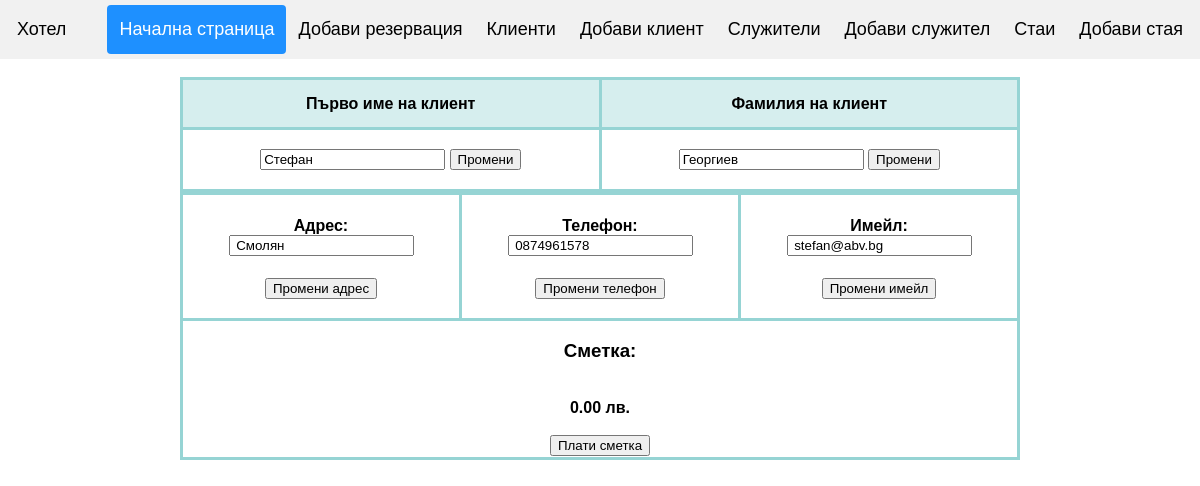
Page /showcldetails.php?id=5 on the committed database.
### tables this page shows
CREATE TABLE `client` (
  `id_client` int(11) NOT NULL,
  `client_fname` varchar(255) NOT NULL,
  `client_lname` varchar(255) NOT NULL,
  `client_address` varchar(255) NOT NULL,
  `client_phone` varchar(255) NOT NULL,
  `client_email` varchar(255) NOT NULL,
  `client_bill` decimal(12,2) NOT NULL
);

### showcldetails.php (the view, shortened to what this page needs)
<?php
include ('view/header.php');
?>
<!DOCTYPE html>
<html>
<head>
</head>
<body>
	<br>
	<table class="table">
		<thead>
			<tr style="height:50px">
				<th style="text-align:center;background-color: #D6EEEE">Първо име на клиент</th>
				<th style="text-align:center;background-color: #D6EEEE">Фамилия на клиент</th>
			</tr>
		</thead>
		<tbody>
			<?php
			if(isset($_GET['id'])){
				$id = mysqli_real_escape_string($conn, $_GET['id']);
				$sql = "SELECT * FROM client where id_client = $id";
				$query=mysqli_query($conn,$sql)or die(mysqli_error());
				while($row=mysqli_fetch_array($query)){
					?>
					<tr>
						<td style="text-align:center; ">
						<br>
						<form method="POST">
							<input type="text" id="client_fname" name="client_fname" value="<?php echo $row['client_fname'] ?>">
						<input type="submit" name="updatefname" value="Промени">
						<br><br>
					</form>
				</td>
				<td style="text-align:center; ">
					<br>
						<form method="POST">
							<input type="text" id="client_lname" name="client_lname" value="<?php echo $row['client_lname'] ?>">
						<input type="submit" name="updatelname" value="Промени">
						<br><br>
					</form>
				</td>
			</tr>
		<?php } } ?>
	</tbody>
</table>
<table class="table3">
	<form method="POST">
		<?php
		$id = mysqli_real_escape_string($conn, $_GET['id']);
		$sql = "SELECT * FROM client where id_client = $id";
		$query=mysqli_query($conn,$sql)or die(mysqli_error());
		while($row=mysqli_fetch_array($query)){
			?>
			<tr>
				<th>
					<h4>Адрес:
					<br>
					<form method="POST">
						<input type="text" id="client_address" name="client_address" value=" <?php echo $row['client_address']; ?>">
					</h4>
					<input type="submit" name="updateadd" value="Промени адрес">
					<br><br>
				</form>
				<th>
					<h4>Телефон:
					<br>
					<form method="POST">
						<input type="text" id="client_phone" name="client_phone" value=" <?php echo $row['client_phone']; ?>">
					</h4>
					<input type="submit" name="updateph" value="Промени телефон">
					<br><br>
			</th>
				<th>
					<h4>Имейл:
					<br>
					<form method="POST">
						<input type="text" id="client_email" name="client_email" value=" <?php echo $row['client_email']; ?>">
					</h4>
					<input type="submit" name="updateemail" value="Промени имейл">
					<br><br>
			</th>
		<tr>
			<th colspan="3">
				<form method="POST">
				<h3>Сметка:</h3>
				<br>
				<?php echo $row['client_bill']." лв."; ?>
				<br>
				<br>
				<input type="submit" name="paybill" value="Плати сметка">
			</form>
			</th>
		</tr>
<?php } ?>
</table>
</body>
</html>

### view/header.php (style rules this page uses)
* { box-sizing: border-box; }
body { margin: 0; font-family: Arial, Helvetica, sans-serif; }

### showcldetails.php (style rules this page uses)
* { box-sizing: border-box; }
.table { margin-left: auto; margin-right: auto; width: 70%; border-collapse: collapse; }
.table3 { margin-left: auto; margin-right: auto; width: 70%; border-collapse: collapse; }
th, td { border-style:solid; border-color: #96D4D4; }

### rows in the picture
client: client_fname "Стефан", client_lname "Георгиев", client_address "Смолян", client_phone "0874961578", client_email "stefan@abv.bg", client_bill "0.00"
